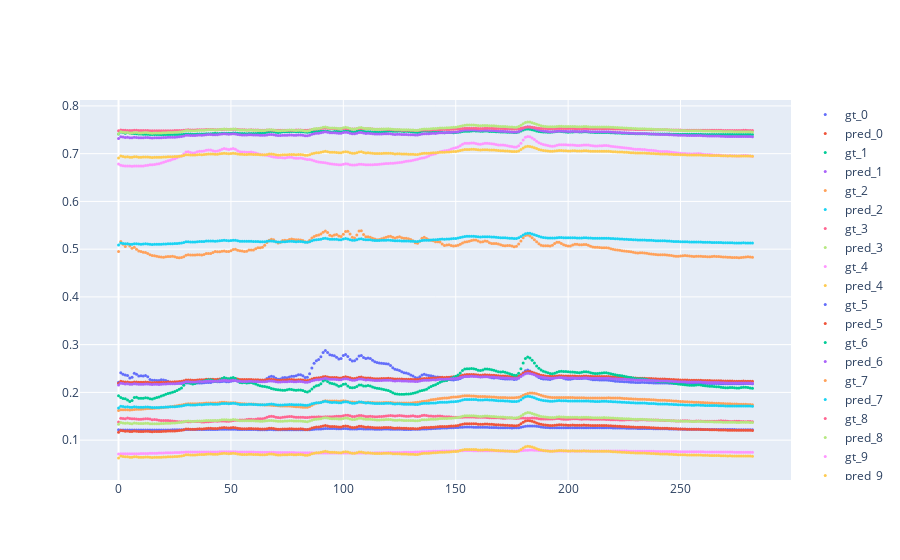

Notebook code cell kept with this figure:
### Code cell
calcStats(batch)

### Figure 1 — Plotly figure (JSON) as saved in the notebook; plotly's stock layout.template omitted (floating-point values rounded to 4 significant figures; data arrays with more than 128 entries replaced by an {"elided": "..."} marker saying what was removed)
{"data": [{"marker": {"size": 3}, "mode": "markers", "name": "gt_0", "type": "scatter", "y": {"elided": "283 float values"}}, {"marker": {"size": 3}, "mode": "markers", "name": "pred_0", "type": "scatter", "y": {"elided": "283 float values"}}, {"marker": {"size": 3}, "mode": "markers", "name": "gt_1", "type": "scatter", "y": {"elided": "283 float values"}}, {"marker": {"size": 3}, "mode": "markers", "name": "pred_1", "type": "scatter", "y": {"elided": "283 float values"}}, {"marker": {"size": 3}, "mode": "markers", "name": "gt_2", "type": "scatter", "y": {"elided": "283 float values"}}, {"marker": {"size": 3}, "mode": "markers", "name": "pred_2", "type": "scatter", "y": {"elided": "283 float values"}}, {"marker": {"size": 3}, "mode": "markers", "name": "gt_3", "type": "scatter", "y": {"elided": "283 float values"}}, {"marker": {"size": 3}, "mode": "markers", "name": "pred_3", "type": "scatter", "y": {"elided": "283 float values"}}, {"marker": {"size": 3}, "mode": "markers", "name": "gt_4", "type": "scatter", "y": {"elided": "283 float values"}}, {"marker": {"size": 3}, "mode": "markers", "name": "pred_4", "type": "scatter", "y": {"elided": "283 float values"}}, {"marker": {"size": 3}, "mode": "markers", "name": "gt_5", "type": "scatter", "y": {"elided": "283 float values"}}, {"marker": {"size": 3}, "mode": "markers", "name": "pred_5", "type": "scatter", "y": {"elided": "283 float values"}}, {"marker": {"size": 3}, "mode": "markers", "name": "gt_6", "type": "scatter", "y": {"elided": "283 float values"}}, {"marker": {"size": 3}, "mode": "markers", "name": "pred_6", "type": "scatter", "y": {"elided": "283 float values"}}, {"marker": {"size": 3}, "mode": "markers", "name": "gt_7", "type": "scatter", "y": {"elided": "283 float values"}}, {"marker": {"size": 3}, "mode": "markers", "name": "pred_7", "type": "scatter", "y": {"elided": "283 float values"}}, {"marker": {"size": 3}, "mode": "markers", "name": "gt_8", "type": "scatter", "y": {"elided": "283 float values"}}, {"marker": {"size": 3}, "mode": "markers", "name": "pred_8", "type": "scatter", "y": {"elided": "283 float values"}}, {"marker": {"size": 3}, "mode": "markers", "name": "gt_9", "type": "scatter", "y": {"elided": "283 float values"}}, {"marker": {"size": 3}, "mode": "markers", "name": "pred_9", "type": "scatter", "y": {"elided": "283 float values"}}], "layout": {}}
